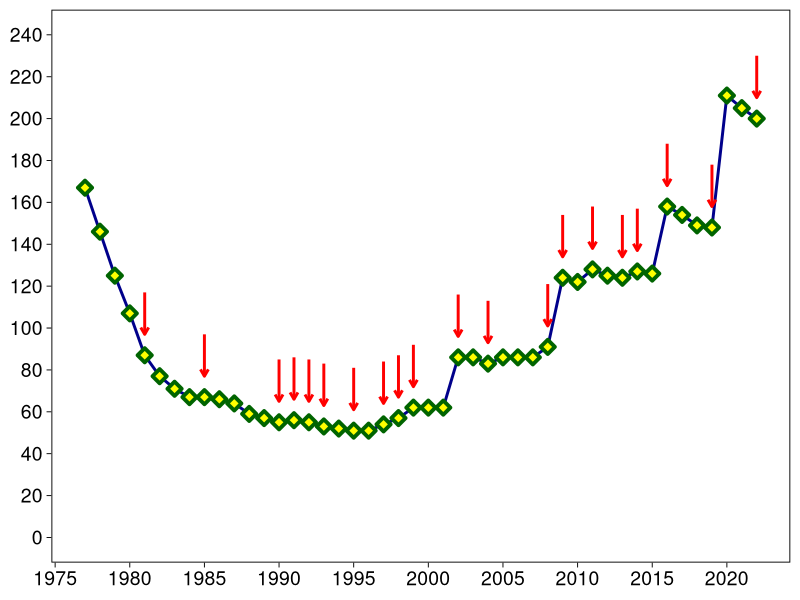

Here is the R script that generated this plot:
library(ggplot2)
kpop <- data.frame("year" = 1977:2022,
                   "breeding" = c(FALSE,FALSE,FALSE,FALSE,TRUE,FALSE,FALSE,FALSE,TRUE,FALSE,FALSE,FALSE,FALSE,TRUE,TRUE,TRUE,TRUE,FALSE,TRUE,FALSE,TRUE,TRUE,TRUE,FALSE,FALSE,TRUE,FALSE,TRUE,FALSE,FALSE,FALSE,TRUE,TRUE,FALSE,TRUE,FALSE,TRUE,TRUE,FALSE,TRUE,FALSE,FALSE,TRUE,FALSE,FALSE,TRUE),
                   "transferred" = c(1,1,1,3,7,25,21,21,21,21,26,41,46,46,46,51,51,50,49,49,49,49,49,49,49,49,49,49,48,48,48,47,47,45,42,41,40,38,37,34,33,32,31,26,26,26),
                   "stewart" = c(149,132,111,91,72,44,45,43,44,43,38,18,11,9,8,2,0,0,0,0,0,0,0,0,0,0,0,0,0,0,0,0,0,0,0,0,0,0,0,0,0,0,0,0,0,0),
                   "offshore" = c(0,0,0,0,0,0,0,0,0,0,0,0,0,0,2,2,2,2,2,2,5,8,13,13,13,37,37,34,38,38,38,44,77,77,86,84,84,89,89,124,121,117,117,185,179,174),
                   "fiordland" = c(17,13,13,13,8,8,5,3,2,2,0,0,0,0,0,0,0,0,0,0,0,0,0,0,0,0,0,0,0,0,0,0,0,0,0,0,0,0,0,0,0,0,0,0,0,0),
                   "total" = c(167,146,125,107,87,77,71,67,67,66,64,59,57,55,56,55,53,52,51,51,54,57,62,62,62,86,86,83,86,86,86,91,124,122,128,125,124,127,126,158,154,149,148,211,205,200)
)
kpop$breed_years <- ifelse(kpop$breeding, kpop$year, NA)
ggplot(kpop, aes(year, total)) +
  geom_line(size=1, color="darkblue") +
  geom_point(size=2.5, shape=23, stroke=2, fill="yellow", color="darkgreen") +
  geom_segment(aes(x = breed_years, y = total+30, xend = year, yend = total+10), size=1, colour="red", arrow = arrow(length = unit(0.2, "cm")), arrow.fill = "red") +
  theme_linedraw(base_size = 14) +
  theme(plot.title = element_text(size=16, face="bold"),
        axis.text = element_text(size=14),
        axis.title = element_text(size=14,face="bold"),
        panel.grid = element_blank()) +
  scale_y_continuous(breaks = seq(from = 0, to = 240, by = 20), limits = c(0,240)) +
  scale_x_continuous(breaks = seq(from = 1975, to = 2022, by = 5)) +
  theme(
    plot.title = element_blank(),
    axis.title.x = element_blank(),
    axis.title.y = element_blank())
